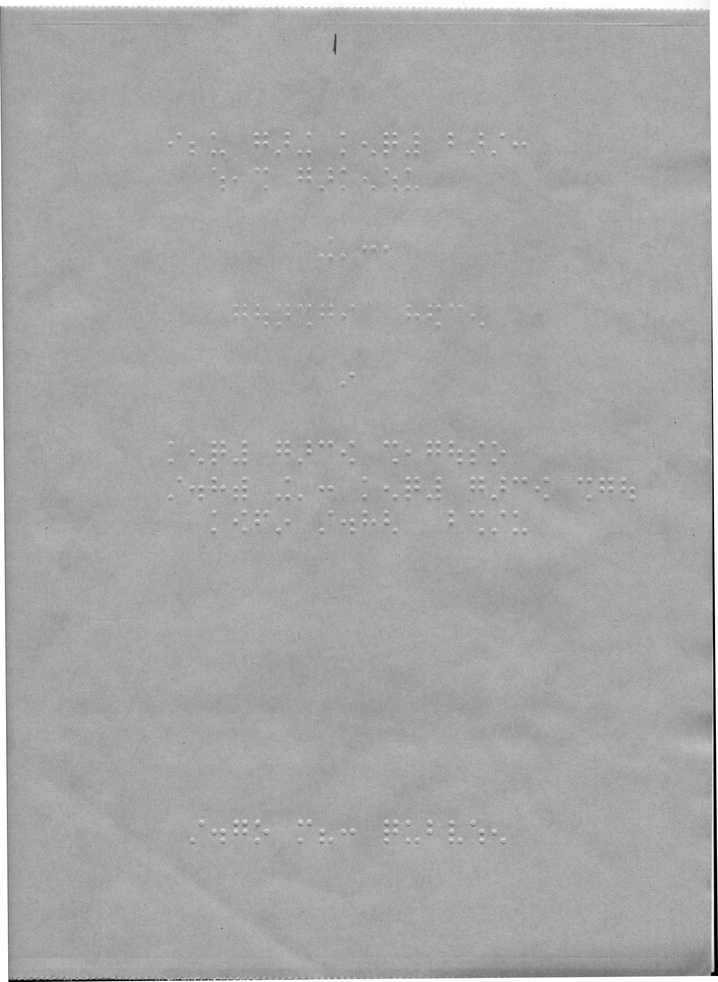
#> input picture media/images/base/f.png, 718 x 982 px, shrunk from 1720 x 2352 before the run; its folder holds only this picture in this run
$ python -i internship.py   (imports and definitions only)
#> lines starting #> are read from the running program, lines starting #| are printed output that depends on the picture
import numpy as np
import cv2 as cv
from skimage import io
from skimage.filters import (
    threshold_multiotsu, threshold_niblack, threshold_sauvola, threshold_otsu)
from skimage.util import (img_as_float, img_as_ubyte)
import math


def path(path):
    return ".{path}"


def read(img):
    image_path = path(img)
#> further down, picture is the input picture: shape (982, 718, 3); min 0, max 255, mean 167.9
    image = cv.imread(image_path)
    return image


im = read("image")


class Binarization:

    @staticmethod
    def default(image, thresh=127, kernel=None, c=None, k=None):
        pass

    @staticmethod
    def globalFixed(image, thresh=127, kernel=None, c=None, k=None):
        return cv.threshold(image, thresh, 255, cv.THRESH_BINARY)

    # [34 lines left out: functions otsu, multi, mean, gaussian, sauvola, niblack, not called in this run]


class Filter:

    @staticmethod
    def sobel(image, thresh=None, kernel=199, c=5, k=None):
#> called with kernel = 199, c = 5
        sobel_x = cv.Sobel(image, cv.CV_64F, 1, 0, ksize=3)
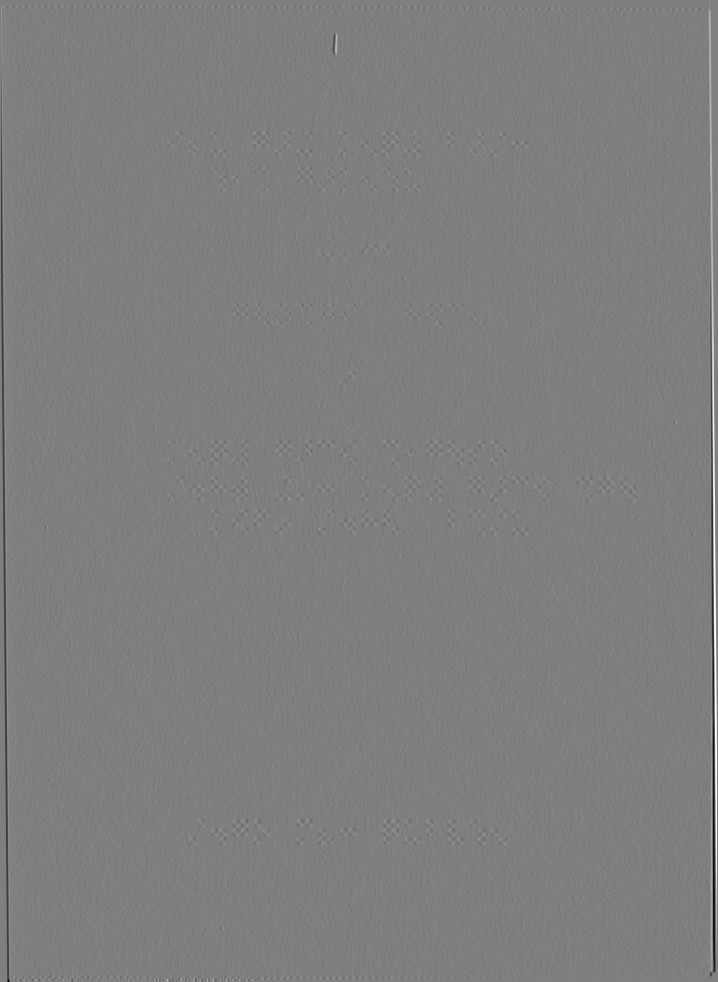
#> sobel_x: shape (982, 718, 3) float64; min -1016, max 1020, mean -0.1; drawn with min black and max white
        sobel_y = cv.Sobel(image, cv.CV_64F, 0, 1, ksize=3)
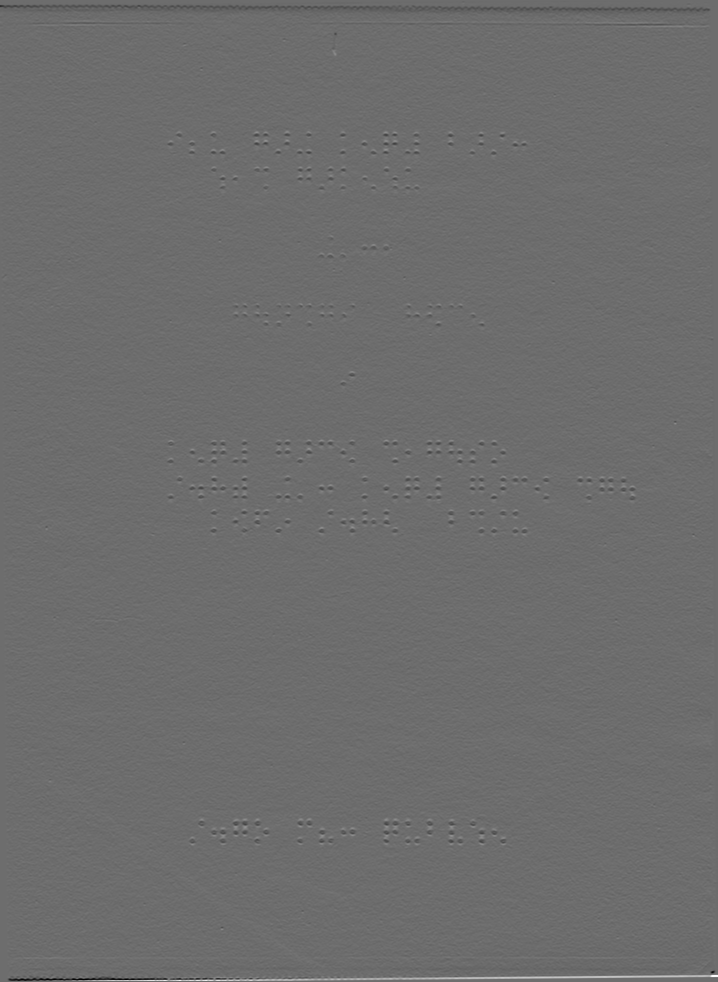
#> sobel_y: shape (982, 718, 3) float64; min -710, max 946, mean -0.4; drawn with min black and max white
        sobel_x = np.uint8(np.absolute(sobel_x))
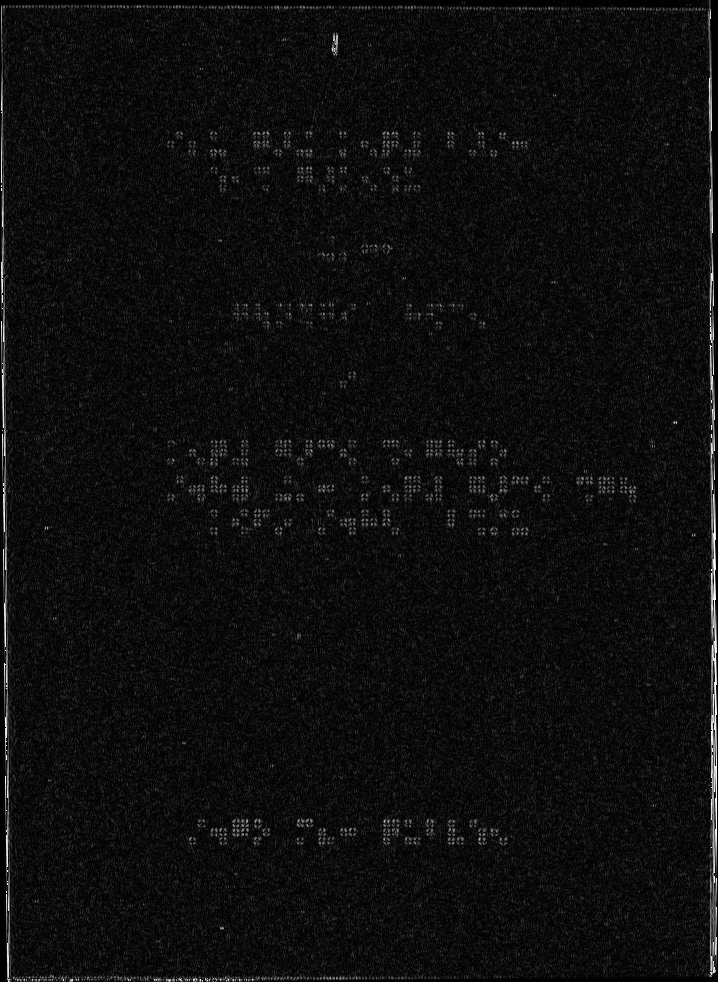
#> sobel_x: shape (982, 718, 3); min 0, max 255, mean 14
        sobel_y = np.uint8(np.absolute(sobel_y))
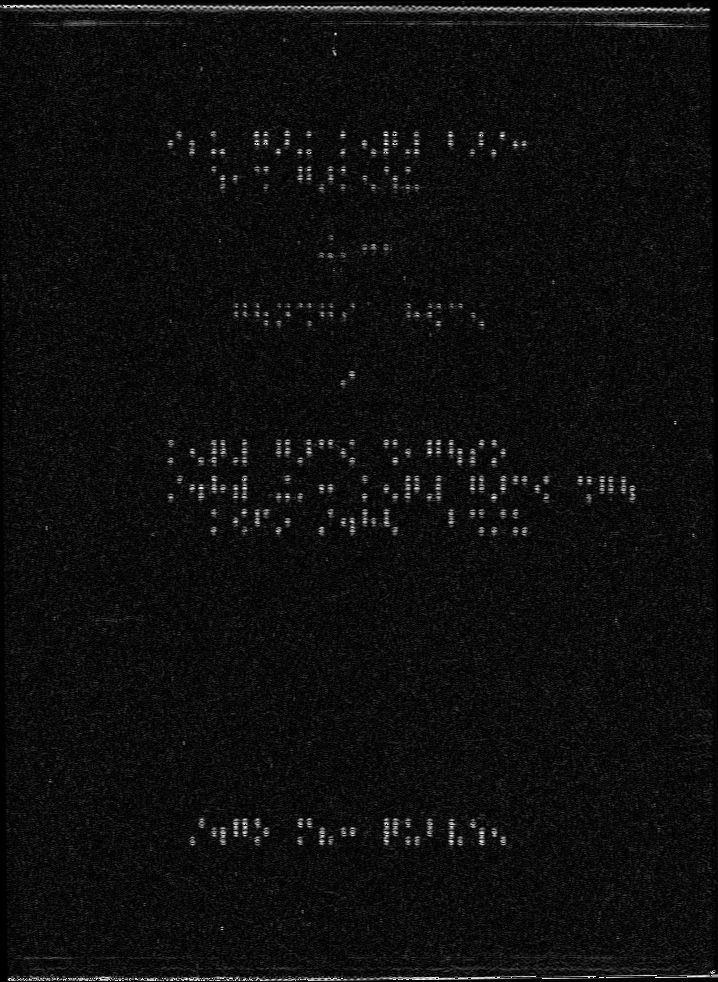
#> sobel_y: shape (982, 718, 3); min 0, max 255, mean 14.3
        return thresh, cv.bitwise_or(sobel_x, sobel_y)

    @staticmethod
    def canny(image, thresh=None, kernel=5, c=5, k=None):
        return thresh, cv.Canny(image, 80, 100)

    # [5 lines left out: function laplacian, not called in this run]

    @staticmethod
    def median(image, thresh=None, kernel=5, c=5, k=None):
        return thresh, cv.medianBlur(image, kernel)

    @staticmethod
    def gaussian(image, thresh=None, kernel=5, c=5, k=None):
        return thresh, cv.GaussianBlur(image, (kernel, kernel), 0)


class Morphology:

    # [9 lines left out: functions dilation, erosion, not called in this run]


class Processing:

    # [24 lines left out: functions __init__, result, not called in this run]

>>> import cv2
>>> picture = cv2.imread('media/images/base/f.png')
>>> result = Filter().sobel(picture)
